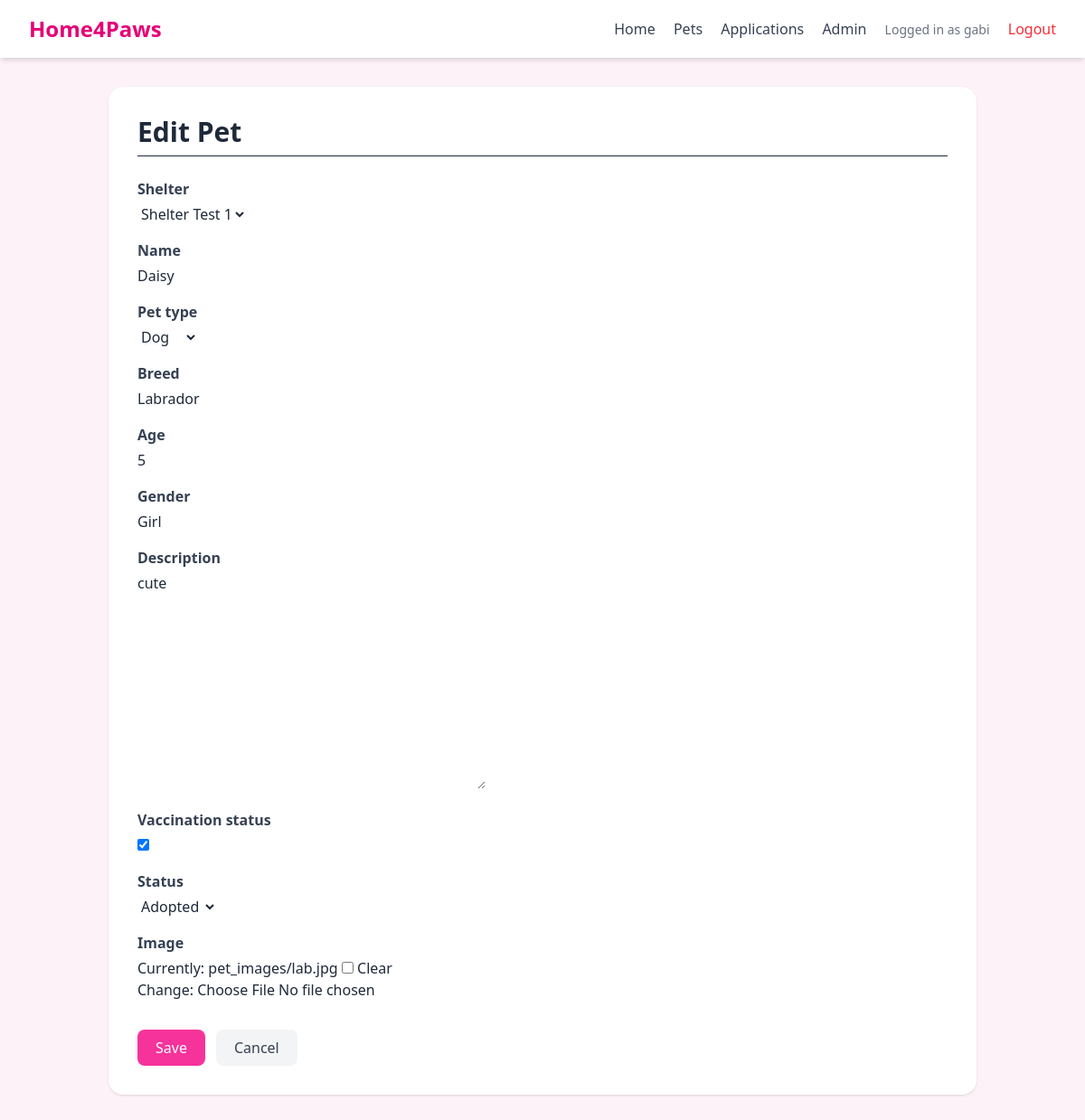
The app's page /pets/1/edit/ (signed in) with its own data.
### core/models.py (models this page shows, shortened)
class Pet(models.Model):#all of the pets
    PET_TYPE_CHOICES = [
        ('DOG', 'Dog'),
        ('CAT', 'Cat'),
        ('OTHER', 'Other'),
    ]
    STATUS_CHOICES = [
        ('AVAILABLE', 'Available'),
        ('ADOPTED', 'Adopted'),
    ]
    shelter = models.ForeignKey(Shelter, on_delete=models.CASCADE)
    name = models.CharField(max_length=100)
    pet_type = models.CharField(max_length=10, choices=PET_TYPE_CHOICES)
    breed = models.CharField(max_length=100)
    age = models.IntegerField()
    gender = models.CharField(max_length=10)
    description = models.TextField()
    vaccination_status = models.BooleanField(default=False)
    status = models.CharField(max_length=10, choices=STATUS_CHOICES, default='AVAILABLE')
    image = models.ImageField(upload_to='pet_images/', blank=True, null=True)

### core/views.py (the view)
# urls.py: path('pets/<int:pet_id>/edit/', views.edit_pet, name='edit_pet'),
@login_required
def edit_pet(request, pet_id):
    if not is_staff_user(request.user):
        return HttpResponseForbidden("You are not allowed to access this page.")
    pet = get_object_or_404(Pet, id=pet_id)
    if request.method == 'POST':
        form = PetForm(request.POST, request.FILES, instance=pet)
        if form.is_valid():
            form.save()
            return redirect('pet_detail', pet_id=pet.id)
    else:
        form = PetForm(instance=pet)
    return render(request, 'core/pet_form.html', {
        'form': form,
        'title': 'Edit Pet'
    })

### core/forms.py
class PetForm(forms.ModelForm):
    class Meta:
        model = Pet
        fields = [
            'shelter',
            'name',
            'pet_type',
            'breed',
            'age',
            'gender',
            'description',
            'vaccination_status',
            'status',
            'image',
        ]

### core/models.py (called while the page is built)
    def __str__(self):
        return self.name

### core/views.py (called while the page is built)
def is_staff_user(user):
    return hasattr(user, 'profile') and user.profile.role in ['STAFF', 'ADMIN']

### core/templates/core/pet_form.html (shortened to what this page needs)
{% extends 'core/base.html' %}
{% block content %}
<h1 class="text-3xl font-bold text-gray-800 mb-6 border-b pb-2">
    {{ title }}
</h1>
<form method="POST" enctype="multipart/form-data" class="max-w-2xl space-y-4">
    {% for field in form %}
        <div>
            <label class="block font-semibold text-gray-700 mb-1">
                {{ field.label }}
            </label>
            {{ field }}
        </div>
    {% endfor %}
    <div class="flex gap-3 pt-4">
        <button type="submit"
                class="bg-pink-500 text-white px-5 py-2 rounded-lg hover:bg-pink-600">
            Save
        </button>
        <a href="{% url 'pet_list' %}"
           class="bg-gray-100 text-gray-700 px-5 py-2 rounded-lg hover:bg-gray-200">
            Cancel
        </a>
    </div>
</form>
{% endblock %}

### core/templates/core/base.html (shortened to what this page needs)
<!DOCTYPE html>
<html>
<head>
    <script src="https://cdn.jsdelivr.net/npm/@tailwindcss/browser@4"></script>
</head>
<body class="bg-pink-50 min-h-screen text-gray-800">
<nav class="bg-white shadow-md px-8 py-4 flex justify-between items-center">
    <h1 class="text-2xl font-bold text-pink-600">Home4Paws</h1>
    <div class="space-x-4">
        <a class="text-gray-700 hover:text-pink-600" href="{% url 'home' %}">Home</a>
        <a class="text-gray-700 hover:text-pink-600" href="{% url 'pet_list' %}">Pets</a>
        {% if user.is_authenticated %}
            {% if user.profile.role == 'STAFF' or user.profile.role == 'ADMIN' %}
                <a class="text-gray-700 hover:text-pink-600" href="{% url 'staff_applications' %}">Applications</a>
            {% endif %}
            {% if user.is_staff %}
                <a class="text-gray-700 hover:text-pink-600" href="/admin/">Admin</a>
            {% endif %}
            <span class="text-sm text-gray-500">Logged in as {{ user.username }}</span>
            <a class="text-red-500 hover:text-red-700" href="{% url 'logout' %}">Logout</a>
        {% else %}
            <a class="bg-pink-500 text-white px-4 py-2 rounded-lg hover:bg-pink-600" href="{% url 'login' %}">Login</a>
        {% endif %}
    </div>
</nav>
<main class="max-w-5xl mx-auto p-8">
    <div class="bg-white rounded-2xl shadow p-8">
        {% block content %}
        {% endblock %}
    </div>
</main>
</body>
</html>

### records on screen
Pet: form "Shelter Test 1" "Daisy" "Dog" "Labrador" "5" "Girl" "cute" "☑" "Adopted"

### other values on screen
{{ user.username }} "gabi"
{{ title }} "Edit Pet"
{{ field.label }} "Shelter" "Name" "Pet type" "Breed" "Age" "Gender" "Description" "Vaccination status" "Status" "Image"
